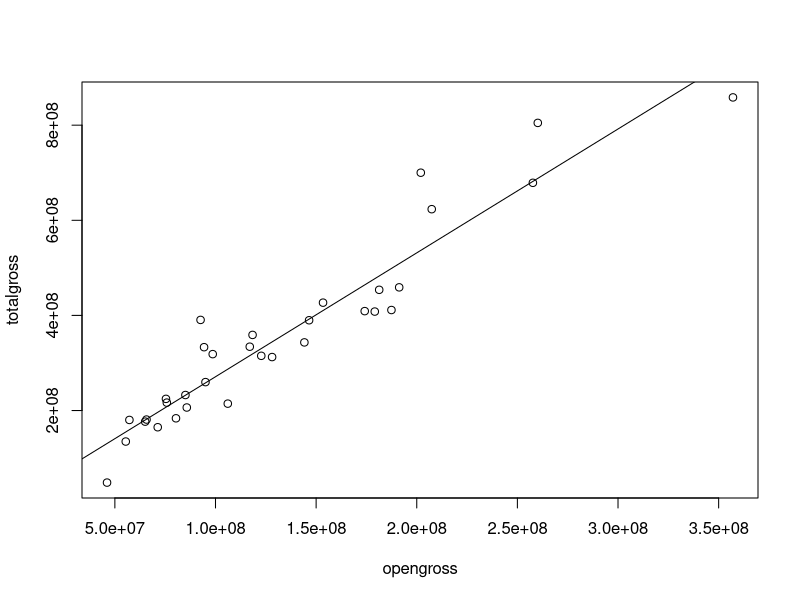
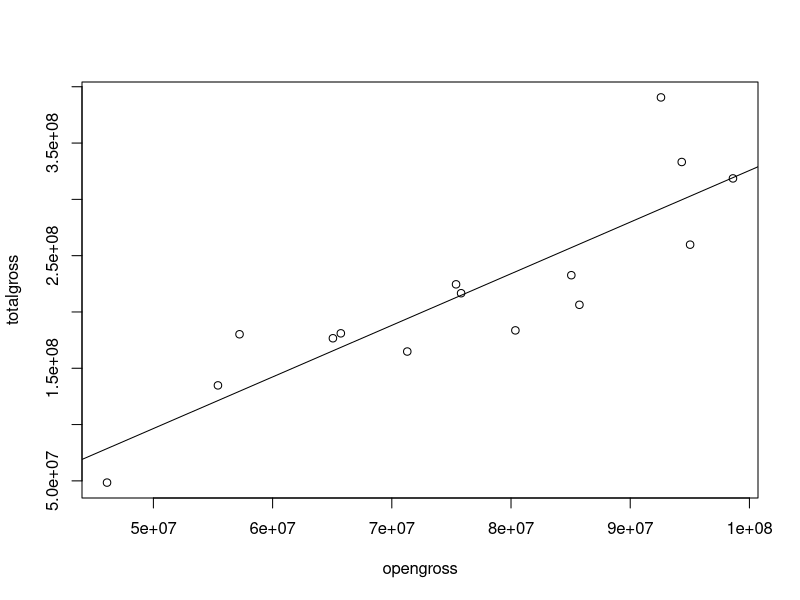
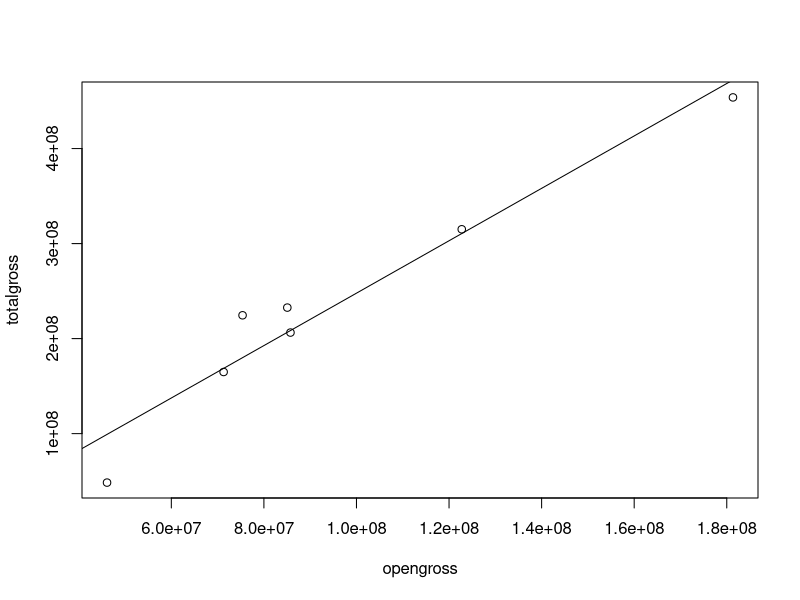
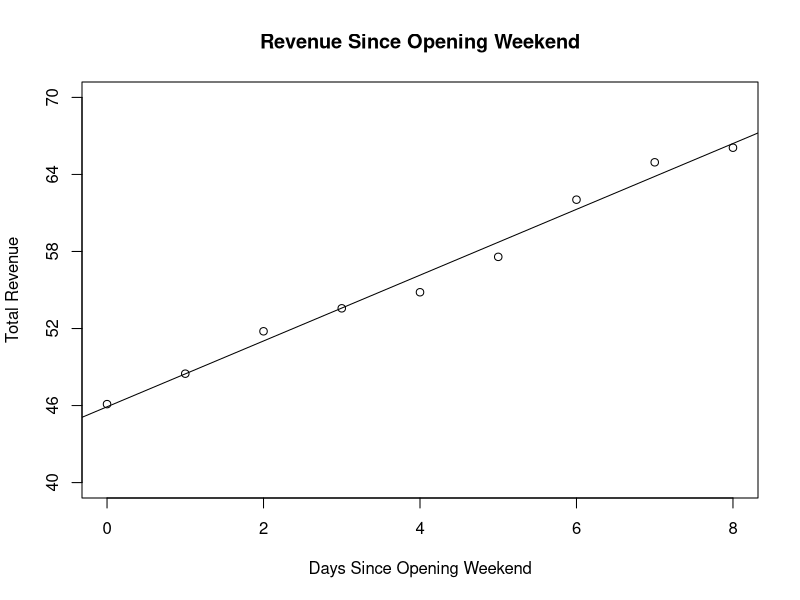

These figures' R source, in order:
## ---- chunk 1
data <- read.csv("marveldata.csv", quote="'")
summary(data)
head(data, 5)

# We don't need the id, distributor, title, or date columns
modelData <- subset(data, select = -c(id, distributer, title, date))
summary(modelData)
## ---- chunk 2
openGrossMil <- data$opengross/1000000
summary(openGrossMil)
## ---- chunk 3
# Fit a model with all data
fullModel = lm(totalgross~opengross, data=modelData)
summary(fullModel)

# Plot regression line
plot(totalgross~opengross, data=modelData)
abline(fullModel)
## ---- chunk 4
# Get data with opening gross < 100 mil
lowOpeners = subset(modelData, opengross<=100000000)

# Fit model with low openers
lowOpenModel = lm(totalgross~opengross, data=lowOpeners)
summary(lowOpenModel)

# Plot regression line
plot(totalgross~opengross, data=lowOpeners)
abline(lowOpenModel)
## ---- chunk 5
# Only take movies that had fall releases
fallData = subset(modelData, season=="Fall")
summary(fallData)
head(modelData)

# Fit model with fall releases
fallModel = lm(totalgross~opengross, data=fallData)
summary(fallModel)

# Plot regression line
plot(totalgross~opengross, data=fallData)
abline(fallModel)
## ---- chunk 6
# Get The Marvels opening gross
theMarvelsOpenGross = data.frame(opengross=(subset(data, title=="The Marvels"))$opengross)

# Predictions for each model
fullPred = predict(fullModel, newdata = theMarvelsOpenGross)
lowOpenPred = predict(lowOpenModel, newdata = theMarvelsOpenGross)
fallPred = predict(fallModel, newdata = theMarvelsOpenGross)

# Create a data frame for the table
predictionTable <- data.frame(
  FullModel = fullPred,
  LowOpenModel = lowOpenPred,
  FallModel = fallPred
)

# Display the table
print(predictionTable)
## ---- chunk 7
# Convert table from website into dataframe
dailyEarnings <- data.frame(
  Date = c("Nov 20", "Nov 19", "Nov 18", "Nov 17", "Nov 16", "Nov 15", "Nov 14", "Nov 13", "Nov 12", "Nov 11", "Nov 10"),
  Day = c("Monday", "Sunday", "Saturday", "Friday", "Thursday", "Wednesday", "Tuesday", "Monday", "Sunday", "Saturday", "Friday"),
  Rank = c(4, 3, 3, 4, 1, 1, 1, 1, 1, 1, 1),
  Revenue = c(1137196, 2910248, 4453682, 2756659, 1251387, 1789239, 3300946, 2372375, 9247703, 15260052, 21603104),
  Change_Daily = c("-60.9%", "-34.7%", "+61.6%", "+120.3%", "-30.1%", "-45.8%", "+39.1%", "-74.3%", "-39.4%", "-29.4%", "-"),
  Change_LastWeek = c("-52.1%", "-68.5%", "-70.8%", "-87.2%", "-", "-", "-", "-", "-", "-", "-"),
  Theaters = c(4030, 4030, 4030, 4030, 4030, 4030, 4030, 4030, 4030, 4030, 4030),
  Avg = c(282, 722, 1105, 684, 310, 443, 819, 588, 2294, 3786, 5360),
  TotalRevenue = c(66082591, 64945395, 62035147, 57581465, 54824806, 53573419, 51784180, 48483234, 46110859, 36863156, 21603104),
  Week = c(11, 10, 9, 8, 7, 6, 5, 4, 3, 2, 1)
)

# Preview data
summary(dailyEarnings)
head(dailyEarnings)
## ---- chunk 8
# Data that only contains Nov 12 and later
sinceNov12 = subset(dailyEarnings, (Date != "Nov 10") & (Date != "Nov 11")) 

# Add column that represents days since Nov 12
sinceNov12$DaysAfterOpeningWknd <- c(8, 7, 6, 5, 4, 3, 2, 1, 0)

# Show data
summary(sinceNov12)
sinceNov12

# Fit model passed on days since opening weekend
sinceNov12Model = lm(TotalRevenue~DaysAfterOpeningWknd, data=sinceNov12)

# Summarize model
summary(sinceNov12Model)

# Convert to millions for easier viewing
plotData = sinceNov12
plotData$TotalRevenue = plotData$TotalRevenue / 1000000

# Plot regression line
milModel = lm(TotalRevenue~DaysAfterOpeningWknd, data=plotData)
plot(TotalRevenue~DaysAfterOpeningWknd, data=plotData, yaxp=c(40,70,5), ylim=c(40, 70),
     main="Revenue Since Opening Weekend", xlab="Days Since Opening Weekend", ylab="Total Revenue")
abline(milModel)

prediction = 45905674+26*2563057
prediction
